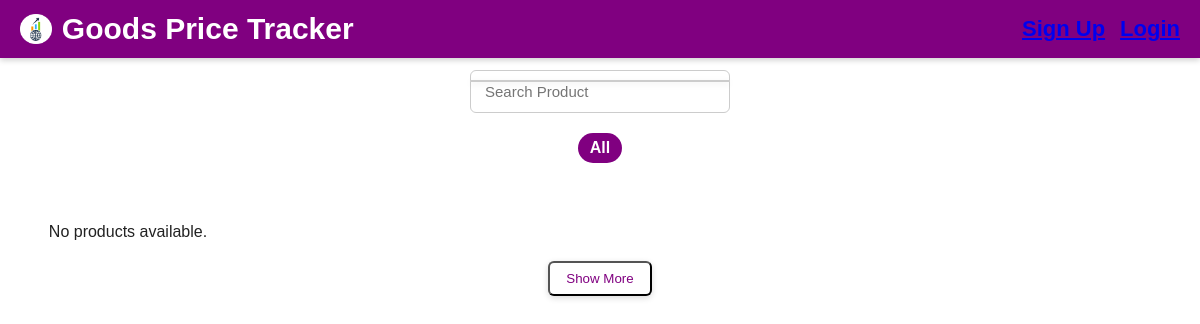
The app's page /, older data.
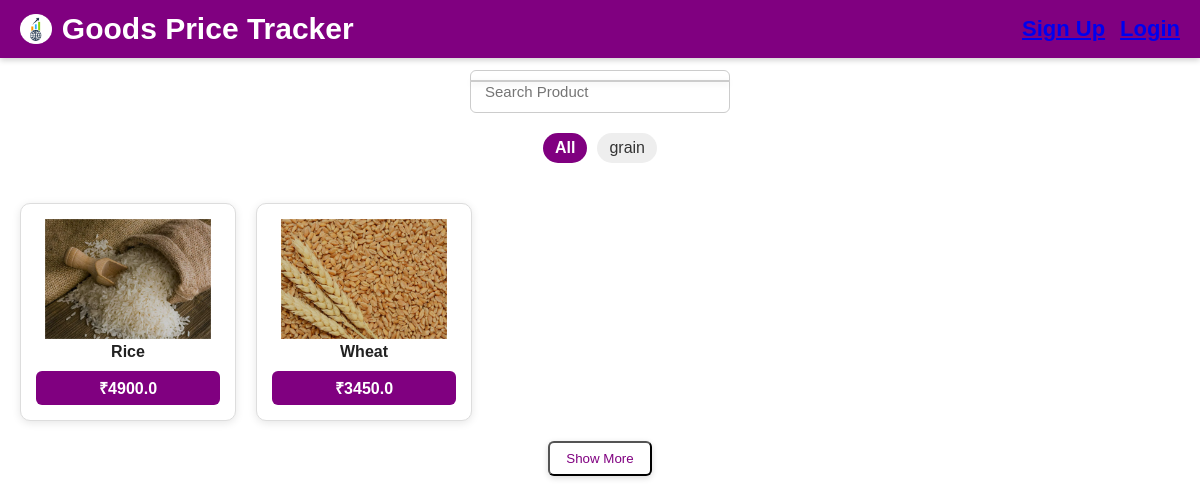
The same page, newer data.
### tracker/models.py (models this page shows, shortened)
class Product(models.Model):
    product_id = models.AutoField(primary_key=True)
    name = models.CharField(max_length=100)
    description = models.TextField()
    price = models.FloatField()
    category = models.CharField(max_length=100)
    tag = models.CharField(max_length=255)
    unit = models.CharField(max_length=50)
    image = models.ImageField(upload_to='product_images/', blank=True, null=True)

### tracker/views.py (the view)
# urls.py: path('', views.dashboard, name='dashboard'),
def dashboard(request):
    tags = ['tag1', 'tag2']  # or get from database
    products = Product.objects.all()  # or filtered queryset
    selected_tag = request.GET.get('tag', 'all')
    limit = int(request.GET.get('limit', 20))
    context = {
        'tags': tags,
        'products': products[:limit],
        'selected_tag': selected_tag,
        'limit': limit,
    }
    if not request.user.is_authenticated and request.GET.get("guest") == "true":
        request.session["is_guest"] = True
    elif request.user.is_authenticated:
        request.session["is_guest"] = False
    tag = request.GET.get("tag", "all")
    products = Product.objects.all()
    if tag != "all":
        products = products.filter(tag__icontains=tag)
    limit = int(request.GET.get("limit", 20))
    products = products[:limit]
    tags = list(Product.objects.values_list("tag", flat=True).distinct())
    return render(request, "tracker/dashboard.html", {
        "products": products,
        "tags": tags,
        "selected_tag": tag,
        "limit": limit,
    })

### tracker/templates/tracker/dashboard.html (shortened to what this page needs)
{% load static %}
<!DOCTYPE html>
<html lang="en">
<head>
  <link rel="stylesheet" href="{% static 'css/style.css' %}">
</head>
<body>
  <div class="page-header">
    <div class="logo-title">
      <img src="{% static 'images/logo.png' %}" alt="Logo" class="logo">
      <span>Goods Price Tracker</span>
    </div>
    <div class="top-right">
      {% if request.user.is_authenticated %}
        <span>Welcome, {{ request.user.username }}</span>
        <a href="{% url 'login' %}"><button type="button">Logout</button></a>
      {% else %}
        <a href="{% url 'signup' %}">Sign Up</a>
        <a href="{% url 'login' %}">Login</a>
      {% endif %}
    </div>
  </div>
  <div class="center">
    <input type="text" id="searchInput" placeholder="Search Product" autocomplete="off">
    <ul id="searchResults" class="search-results"></ul>
  </div>
  <div class="tags-bar">
    <a href="?tag=all" class="tag {% if selected_tag == 'all' %}active{% endif %}">All</a>
    {% for t in tags %}
      <a href="?tag={{ t }}" class="tag {% if selected_tag == t %}active{% endif %}">{{ t }}</a>
    {% endfor %}
  </div>
  <div class="products-grid">
    {% for p in products %}
      <a href="{% url 'product_detail' p.product_id %}" class="product-card">
        {% if p.image %}
          <img src="{{ p.image.url }}" alt="{{ p.name }}">
        {% else %}
          <img src="{% static 'images/default.png' %}" alt="No image">
        {% endif %}
        <h4>{{ p.name }}</h4>
        <div class="price-box">₹{{ p.price }}</div>
      </a>
    {% empty %}
      <p style="text-align:center; margin-top:20px;">No products available.</p>
    {% endfor %}
  </div>
  <div class="center">
    <a href="?tag={{ selected_tag }}&limit={{ limit|add:20 }}">
      <button>Show More</button>
    </a>
  </div>
</body>
</html>

Row changes from the older to the newer data that the page shows:
added Product: image (picture), name "Rice", price "4900.0"
added Product: image (picture), name "Wheat", price "3450.0"
Text that changed along with them:
new list line: "grain"
text no longer shown: "No products available."
